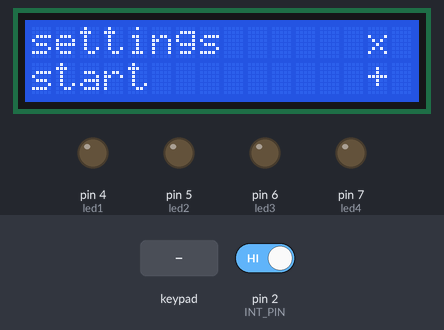
Recording of a sketch running on a simulated Arduino Mega 2560, built with avr-gcc and run on an emulated ATmega2560. Shown: 16×2 character LCD, output pins drawn as LEDs (lit = HIGH). Wiring (inferred from the names in the program): 24Cxx EEPROM at I2C address 0x50. The test bench sets the inputs (shaded band); at power-on: pin 2 (INT_PIN) HIGH. EEPROM starts erased.

Above: at 1.2 s.
1.3 s: pin 2 (INT_PIN) driven LOW
At 2.3 s:
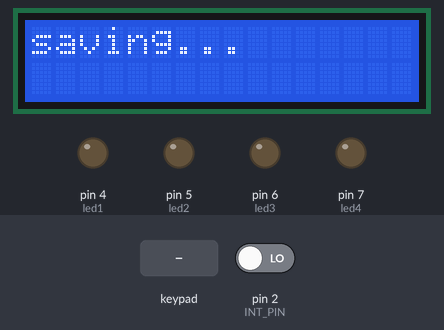
4.3 s: key '+' pressed
At 5.9 s:
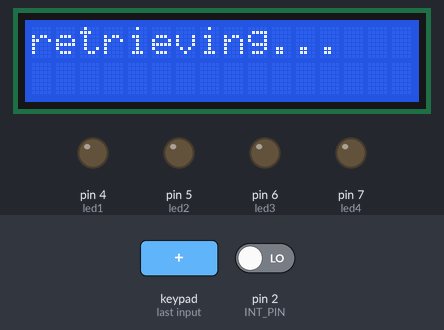
7.3 s: pin 2 (INT_PIN) driven HIGH
At 10.1 s:
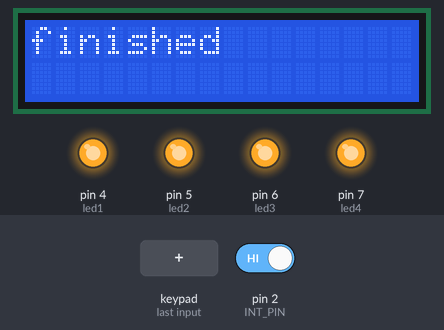
10.3 s: keypad keys 6 * 7 = pressed 0.4 s apart
At 14.1 s:
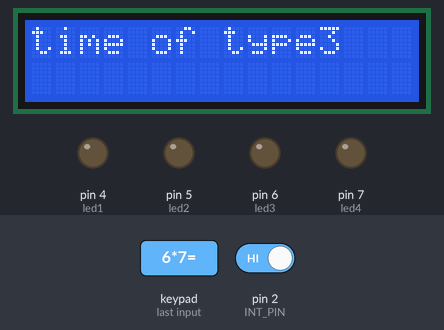
14.9 s: keypad keys 2 2 2 3 2 4 2 5 pressed 0.4 s apart
At 17.3 s:
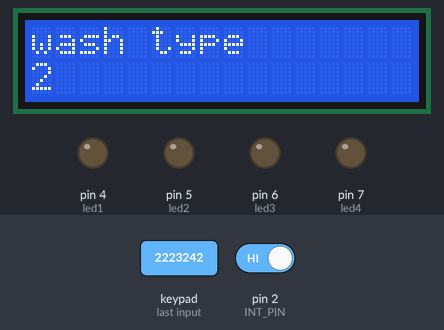
19.6 s: key '*' pressed
At 23.4 s:
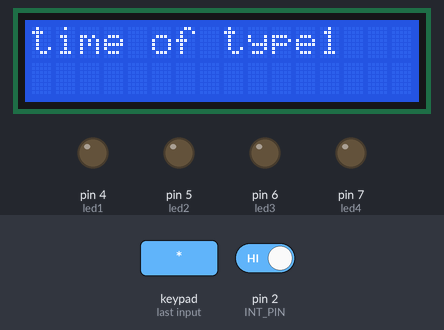
Timing chart, 0 to 23.6 s (numbered marks = the images above; inputs shaded):
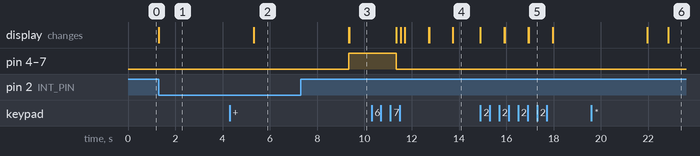

Measured:
- after the input at 1.3 s, the display: changes at once (image 1)
- after the input at 4.3 s, the display: first differs from a run without the input after 1.0 s (image 2)
- after the input at 7.3 s, pin 5 (led2), pin 6 (led3), pin 7 (led4): LOW → HIGH after 2.0 s; the display: first changes after 2.0 s (image 3 shows a later state)
- after the input at 10.3 s, the display: first differs from a run without the input after 1.2 s (image 4 shows a later state)
- after the input at 14.9 s, the display: first changes at once (image 5 shows a later state)
- after the input at 19.6 s, the display: first differs from a run without the input after 3.2 s (image 6)

The sketch:

sketch_dec07b.ino
```cpp
#include <Keypad.h>
#include <LiquidCrystal.h>
#include <Wire.h>

// --------------------------------------------------------------
// keypad object initializing
const byte ROWS = 4;
const byte COLS = 4;
char keys[ROWS][COLS] = {
{'7','8','9','/'},
{'4','5','6','*'},
{'1','2','3','-'},
{'C','0','=','+'}
};
byte rowPins[ROWS] = {22, 23, 24, 25};
byte colPins[COLS] = {26, 27, 28, 29};
Keypad keypad = Keypad(makeKeymap(keys), rowPins, colPins, ROWS, COLS);
#define INT_PIN 2
// --------------------------------------------------------------
// define lcd pins
#define RS_PIN 51
#define EN_PIN 52
#define D4_PIN 8
#define D5_PIN 9
#define D6_PIN 10
#define D7_PIN 11
// lcd object initializing
LiquidCrystal lcd(RS_PIN, EN_PIN, D4_PIN, D5_PIN, D6_PIN, D7_PIN);
// states of lcd
int state = 0;
// --------------------------------------------------------------
// define led pins
#define led1 4
#define led2 5
#define led3 6
#define led4 7
// --------------------------------------------------------------
// eeprom settings
#define device_addr 0b1010000
byte type;
byte time1, time2, time3, time4;
byte default_time = 10; // 10 seconds
int delay_time = 1000; // 1 second
// --------------------------------------------------------------
// functions
void update_led();
void update_screen();
void update_screen_time(byte t);
void keypadEvent(KeypadEvent key);
void eeprom_write(byte memory_addr, byte data);
byte eeprom_read(byte memory_addr);
void retrieve_var();
void save_var();

// --------------------------------------------------------------
void setup() {
  // setup lcd
  lcd.begin(16, 2);
  state = 0;
  update_screen();

  // setup keypad event listener
  keypad.addEventListener(keypadEvent);

  // setup led pins
  pinMode(led1, OUTPUT);
  pinMode(led2, OUTPUT);
  pinMode(led3, OUTPUT);
  pinMode(led4, OUTPUT);

  // begin TWI with eeprom
  Wire.begin();

  // interrupt pin
  pinMode(INT_PIN, INPUT);
}

void loop() {
  // keypad pressed button
  char c = keypad.getKey();

  if(digitalRead(INT_PIN) == LOW){
    lcd.clear();
    lcd.print("saving...");
    save_var();
    state = 0;
    update_screen();
  }else if(state == 1){
    if(time1 <= 0)
      state = 2;
    else{
      time1 = time1 - 1;
      update_screen_time(time1);
    }
  }else if(state == 2){
    if(time2 <= 0)
      state = 3;
    else{
      time2 = time2 - 1;
      update_screen_time(time2);
    }
  }else if(state == 3){
    if(time3 <= 0)
      state = 4;
    else{
      time3 = time3 - 1;
      update_screen_time(time3);
    }
  }else if(state == 4){
    if(time4 <= 0){
      lcd.clear();
      lcd.print("finished");
      state = 7;
      update_led();
      delay(2*delay_time);
      state = 0;
      update_screen();
    }else{
      time4 = time4 - 1;
      update_screen_time(time4);
    }
  }
}

// --------------------------------------------------------------
void update_led(){
  if(state == 1){
    digitalWrite(led1, HIGH);
    digitalWrite(led2, LOW);
    digitalWrite(led3, LOW);
    digitalWrite(led4, LOW);
  }else if(state == 2){
    digitalWrite(led1, LOW);
    digitalWrite(led2, HIGH);
    digitalWrite(led3, LOW);
    digitalWrite(led4, LOW);
  }else if(state == 3){
    digitalWrite(led1, LOW);
    digitalWrite(led2, LOW);
    digitalWrite(led3, HIGH);
    digitalWrite(led4, LOW);
  }else if(state == 4){
    digitalWrite(led1, LOW);
    digitalWrite(led2, LOW);
    digitalWrite(led3, LOW);
    digitalWrite(led4, HIGH);
  }else if(state == 7){ //finish
    digitalWrite(led1, HIGH);
    digitalWrite(led2, HIGH);
    digitalWrite(led3, HIGH);
    digitalWrite(led4, HIGH);
  }else{
    digitalWrite(led1, LOW);
    digitalWrite(led2, LOW);
    digitalWrite(led3, LOW);
    digitalWrite(led4, LOW);
  }
}

void update_screen(){
  update_led();
  lcd.clear();

  // state=0: time_v_type & wash
  // state=9: time1 / state=10: time2 / state=11: time3 / state=12: time4 / state=13: wash_type

  if(state == 0){
    lcd.print("settings");
    lcd.setCursor(14, 0);
    lcd.print("x");
    lcd.setCursor(0, 1);
    lcd.print("start");
    lcd.setCursor(14, 1);
    lcd.print("+");
  }else if(state == 9){
    lcd.print("time of type1");
    lcd.setCursor(0, 1);
  }else if(state == 10){
    lcd.print("time of type2");
    lcd.setCursor(0, 1);
  }else if(state == 11){
    lcd.print("time of type3");
    lcd.setCursor(0, 1);
  }else if(state == 12){
    lcd.print("time of type4");
    lcd.setCursor(0, 1);
  }else if(state == 13){
    lcd.print("wash type");
    lcd.setCursor(0, 1);
  }
}

void update_screen_time(byte t){
  update_led();
  lcd.clear();
  lcd.print("type "+String(state));
  lcd.setCursor(0, 1);
  lcd.print("time: "+String(t));
  delay(delay_time);
}

void keypadEvent(KeypadEvent key){
  if(keypad.getState() == PRESSED){
    if(state == 0){
      if(key == '*')
        state = 9;
      else if(key == '+'){
        lcd.clear();
        lcd.print("retrieving...");
        retrieve_var();
        lcd.clear();
      }
      update_screen();
    }else if(state == 9){
      time1 = (byte)(key - '0');
      lcd.print(String(time1));
      delay(delay_time);
      state = 10;
      update_screen();
    }else if(state == 10){
      time2 = (byte)(key - '0');
      lcd.print(String(time2));
      delay(delay_time);
      state = 11;
      update_screen();
    }else if(state == 11){
      time3 = (byte)(key - '0');
      lcd.print(String(time3));
      delay(delay_time);
      state = 12;
      update_screen();
    }else if(state == 12){
      time4 = (byte)(key - '0');
      lcd.print(String(time4));
      delay(delay_time);
      state = 13;
      update_screen();
    }else if(state == 13){
      if(((key >= '1') && (key <= '4'))){
        state = (key - '0');
        lcd.print(String(state));
        delay(delay_time);
        lcd.clear();
        lcd.print("saving...");
        save_var();
        state = 0;
        update_screen();
      }
    }
  }
}

// --------------------------------------------------------------
void eeprom_write(byte memory_addr, byte data){
  Wire.beginTransmission(device_addr);
  Wire.write(memory_addr);
  Wire.write(data);
  Wire.endTransmission();
}

byte eeprom_read(byte memory_addr){
  byte data = NULL;
  Wire.beginTransmission(device_addr);
  Wire.write(memory_addr);
  Wire.endTransmission();

  Wire.requestFrom(device_addr, 1);
  delay(5);
  if(Wire.available())
    data = Wire.read();
  return data;
}

// --------------------------------------------------------------
void retrieve_var(){
  type = eeprom_read(0);
  delay(delay_time);
  time1 = eeprom_read(10);
  delay(delay_time);
  time2 = eeprom_read(20);
  delay(delay_time);
  time3 = eeprom_read(30);
  delay(delay_time);
  time4 = eeprom_read(40);

  // check if times or type if zero
  if(type == 0)
    type = 1;

  // set state
  state = (int)type;
}

void save_var(){
  type = (byte)state;
  eeprom_write(0, type);
  delay(delay_time);
  eeprom_write(10, time1);
  delay(delay_time);
  eeprom_write(20, time2);
  delay(delay_time);
  eeprom_write(30, time3);
  delay(delay_time);
  eeprom_write(40, time4);
}
```
